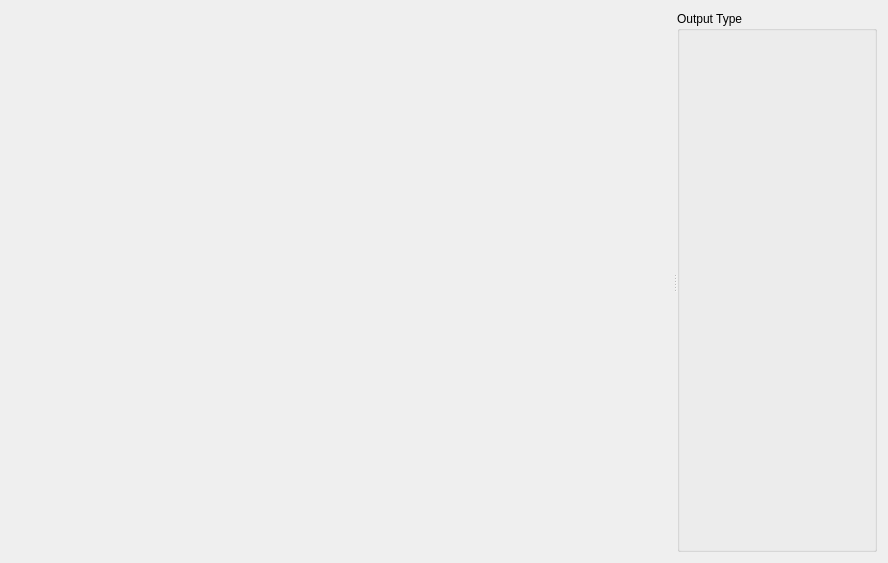
<?xml version="1.0" encoding="UTF-8"?>
<ui version="4.0">
 <class>Form</class>
 <widget class="QWidget" name="Form">
  <property name="geometry">
   <rect>
    <x>0</x>
    <y>0</y>
    <width>888</width>
    <height>563</height>
   </rect>
  </property>
  <property name="windowTitle">
   <string>Form</string>
  </property>
  <layout class="QGridLayout" name="gridLayout">
   <item row="0" column="0">
    <widget class="QSplitter" name="splitter">
     <property name="orientation">
      <enum>Qt::Horizontal</enum>
     </property>
     <widget class="Canvas" name="canvas" native="true"/>
     <widget class="QWidget" name="widget" native="true">
      <property name="sizePolicy">
       <sizepolicy hsizetype="Minimum" vsizetype="Minimum">
        <horstretch>0</horstretch>
        <verstretch>0</verstretch>
       </sizepolicy>
      </property>
      <property name="maximumSize">
       <size>
        <width>200</width>
        <height>16777215</height>
       </size>
      </property>
      <layout class="QGridLayout" name="gridLayout_2">
       <item row="0" column="0">
        <widget class="QGroupBox" name="type">
         <property name="title">
          <string>Output Type</string>
         </property>
        </widget>
       </item>
      </layout>
     </widget>
    </widget>
   </item>
  </layout>
 </widget>
 <customwidgets>
  <customwidget>
   <class>Canvas</class>
   <extends>QWidget</extends>
   <header>ui.canvas</header>
   <container>1</container>
  </customwidget>
 </customwidgets>
 <resources/>
 <connections/>
</ui>
